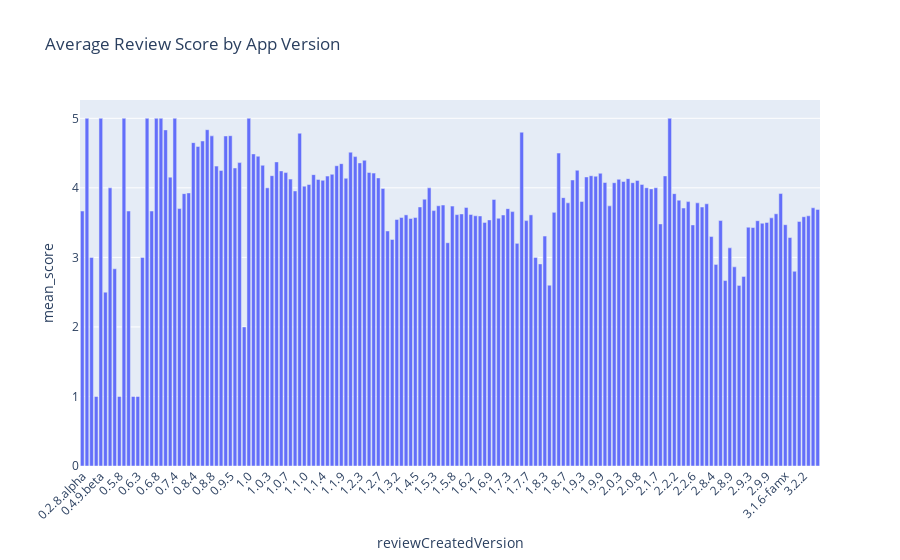

Notebook code for this chart:
### Code cell
# Topic labels
topic_labels = ['Topic 1', 'Topic 2', 'Topic 3', 'Topic 4', 'Topic 5',
                'Topic 6', 'Topic 7', 'Topic 8', 'Topic 9', 'Topic 10']

fig = px.bar(version_analysis, x=version_analysis.index, y='mean_score', 
             labels={'x': 'App Version', 'y': 'Average Score'}, 
             title='Average Review Score by App Version')
fig.update_layout(xaxis_tickangle=-45)
fig.show()
pio.write_html(fig, "../../fam-report-site/public/App-Analytics/average_review_version.html")

### Figure 1 — Plotly figure (JSON) as saved in the notebook; plotly's stock layout.template omitted (floating-point values rounded to 4 significant figures; data arrays with more than 128 entries replaced by an {"elided": "..."} marker saying what was removed)
{"data": [{"alignmentgroup": "True", "hovertemplate": "reviewCreatedVersion=%{x}<br>mean_score=%{y}<extra></extra>", "legendgroup": "", "marker": {"color": "#636efa", "pattern": {"shape": ""}}, "name": "", "offsetgroup": "", "orientation": "v", "showlegend": false, "textposition": "auto", "type": "bar", "x": {"elided": "160 str values"}, "xaxis": "x", "y": {"elided": "160 float values"}, "yaxis": "y"}], "layout": {"barmode": "relative", "legend": {"tracegroupgap": 0}, "title": {"text": "Average Review Score by App Version"}, "xaxis": {"anchor": "y", "domain": [0, 1], "tickangle": -45, "title": {"text": "reviewCreatedVersion"}}, "yaxis": {"anchor": "x", "domain": [0, 1], "title": {"text": "mean_score"}}}}
